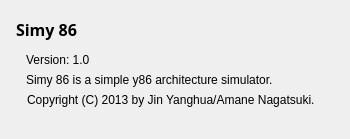
<?xml version="1.0" encoding="UTF-8"?>
<ui version="4.0">
 <class>aboutdialog</class>
 <widget class="QDialog" name="aboutdialog">
  <property name="geometry">
   <rect>
    <x>0</x>
    <y>0</y>
    <width>350</width>
    <height>139</height>
   </rect>
  </property>
  <property name="windowTitle">
   <string>About</string>
  </property>
  <widget class="QLabel" name="label">
   <property name="geometry">
    <rect>
     <x>16</x>
     <y>19</y>
     <width>251</width>
     <height>21</height>
    </rect>
   </property>
   <property name="font">
    <font>
     <family>Segoe UI Semibold</family>
     <pointsize>12</pointsize>
     <weight>75</weight>
     <bold>true</bold>
    </font>
   </property>
   <property name="text">
    <string>Simy 86</string>
   </property>
  </widget>
  <widget class="QLabel" name="label_2">
   <property name="geometry">
    <rect>
     <x>26</x>
     <y>49</y>
     <width>71</width>
     <height>21</height>
    </rect>
   </property>
   <property name="text">
    <string>Version: 1.0 </string>
   </property>
  </widget>
  <widget class="QLabel" name="label_3">
   <property name="geometry">
    <rect>
     <x>26</x>
     <y>59</y>
     <width>301</width>
     <height>41</height>
    </rect>
   </property>
   <property name="text">
    <string>Simy 86 is a simple y86 architecture simulator.</string>
   </property>
  </widget>
  <widget class="QLabel" name="label_4">
   <property name="geometry">
    <rect>
     <x>27</x>
     <y>69</y>
     <width>311</width>
     <height>61</height>
    </rect>
   </property>
   <property name="text">
    <string>Copyright (C) 2013 by Jin Yanghua/Amane Nagatsuki.</string>
   </property>
  </widget>
 </widget>
 <layoutdefault spacing="6" margin="11"/>
 <resources/>
 <connections/>
</ui>
